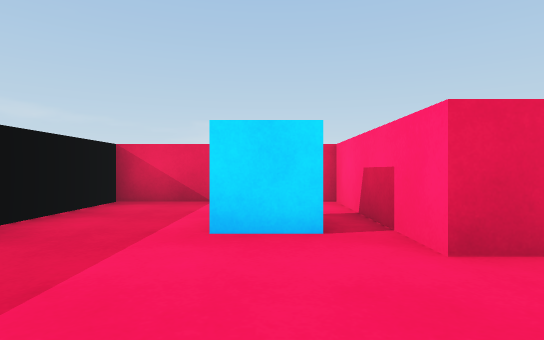
View 1 (above)

21 first-person views from a walk through a scene from a Unity 3-D project. The camera is 0.56 m above the floor, looks level and sees 80° across. The floor is counted in squares, 1 m on a side. Each view is taken from the middle of a square. On the plan, view 1 faces up. The plan holds only what a view shows up to about 9 squares ahead; the rest is blank. The place goes on beyond the plan. The player character is not drawn.

View 2
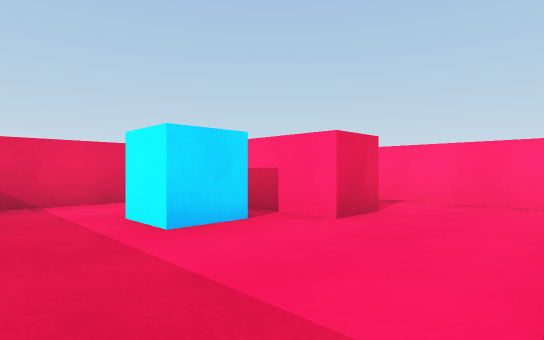

View 3
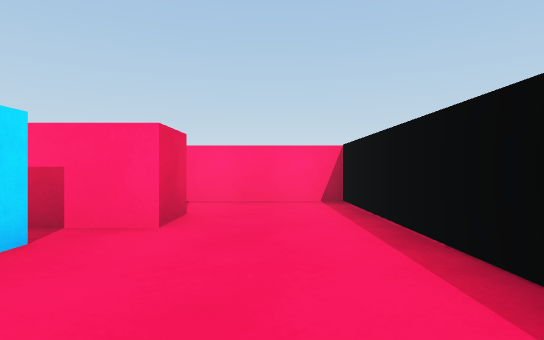

View 4
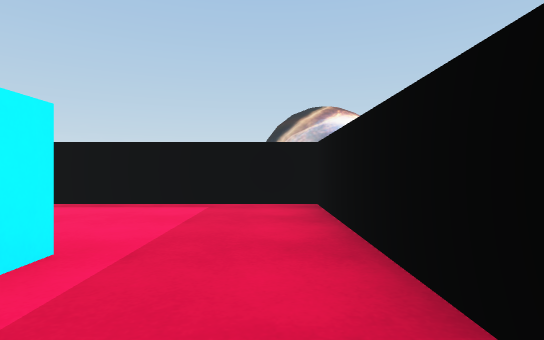

View 5
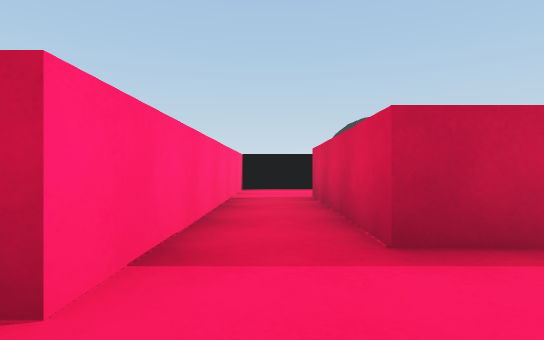

View 6
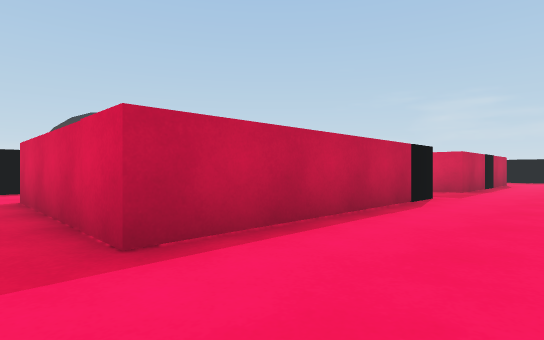

View 7
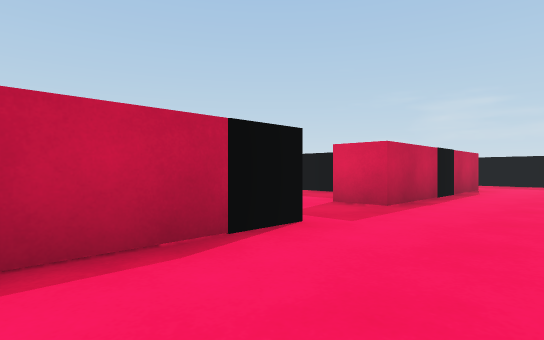

View 8
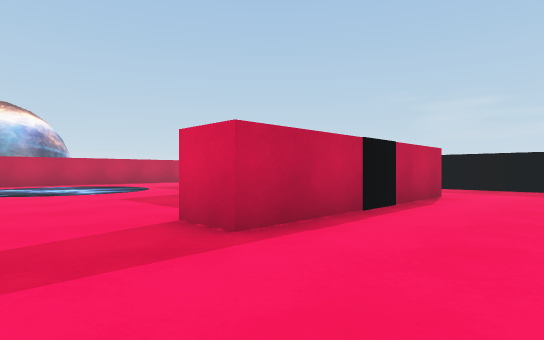

View 9
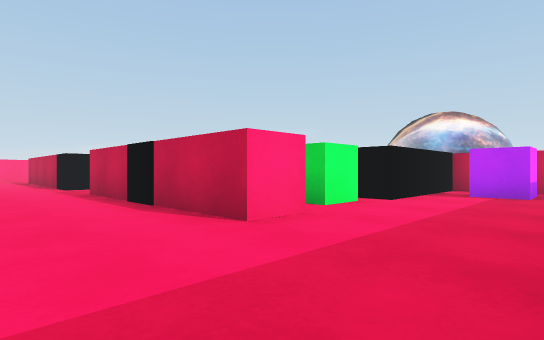

View 10
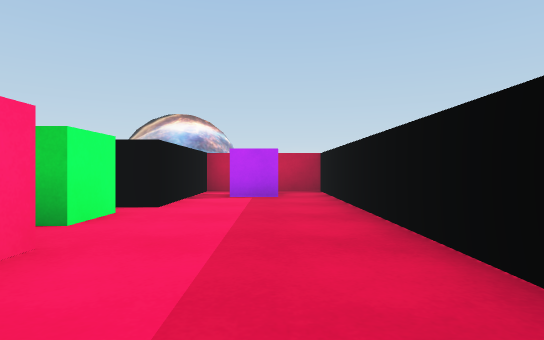

View 11
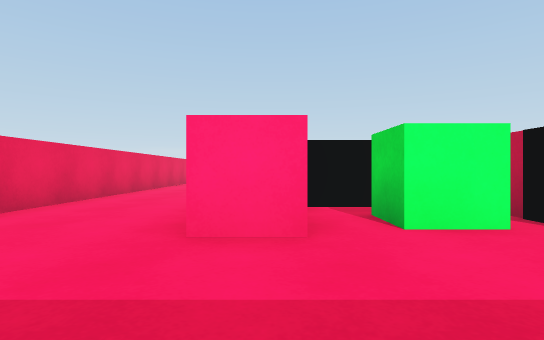

View 12
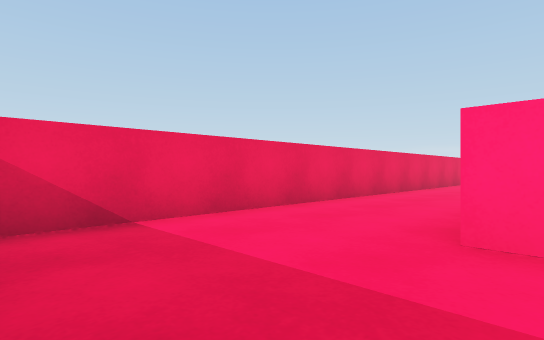

View 13
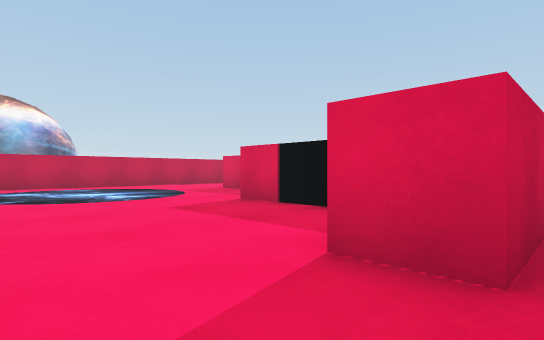

View 14
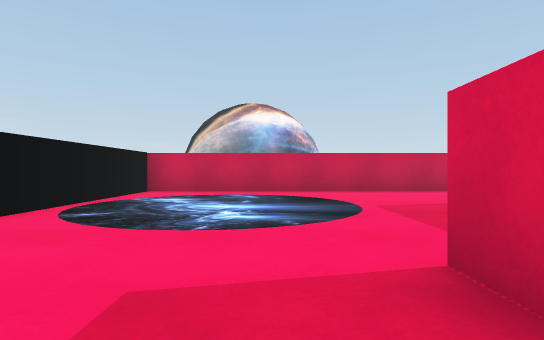

View 15
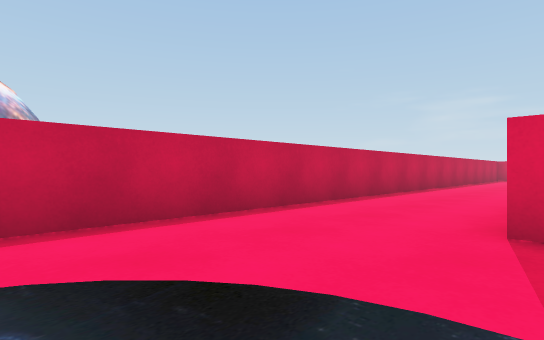

View 16
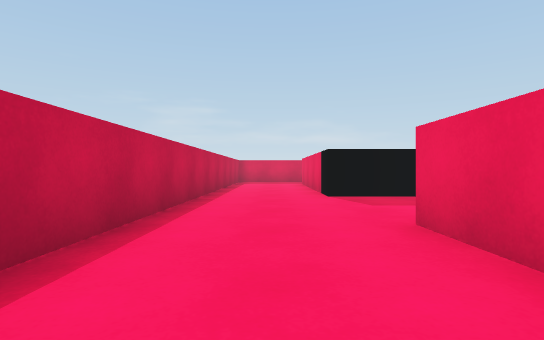

View 17
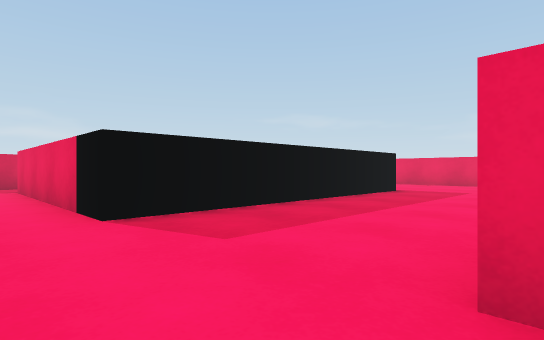

View 18
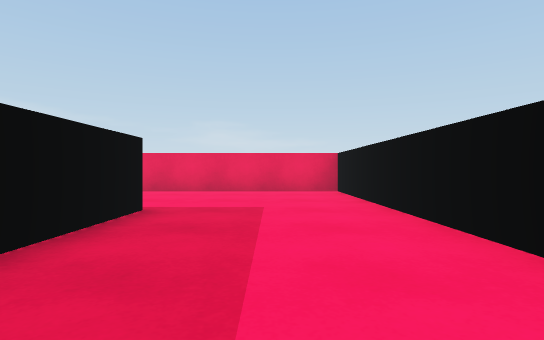

View 19
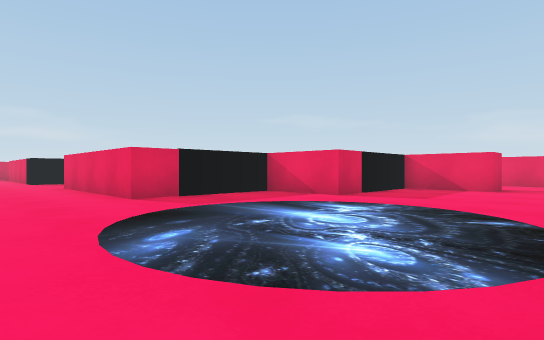

View 20
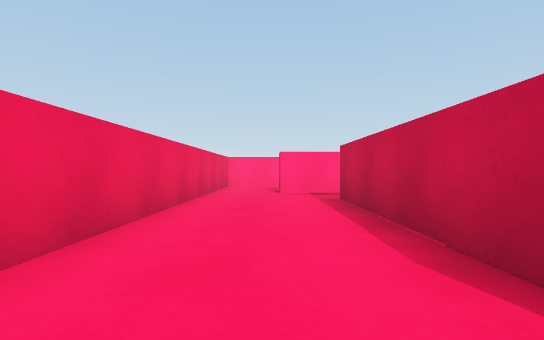

View 21
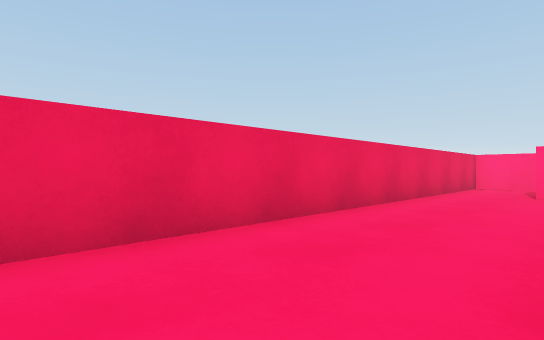

### Floor plan
Points are (right, up) in squares from view 1. A wall is a line through its corners. A room is listed if a view was taken in it or the views show most of it. See-through windows are left out.
Room 1 (views 1, 2, 3, 4)
walls: (2.1, 2.1) (1.1, 2.1) (1.1, 5.7) (-2.7, 5.7) (-2.7, -0.3) (3.8, -0.3) (3.8, 2.4)
ways out: opening at (3, 2) to room 2
objects: blue cube (0, 3) to (0, 4)
Room 2 (views 5, 6, 7, 8, 9, 10, 11, 12, 13, 14, 15, 16, 17, 18, 19, 20, 21)
walls: (-9.1, 4.4) (-9.1, 6.7) (-8, 6.7); (-10.3, 1.2) (-10.3, -1.5) (-15.4, -1.5); (-8.1, 4.8) (-8.1, 3.1); (-15.3, 3) (-15.3, 9.5) (-20.4, 9.5); (-14.3, 8.1) (-14.3, -0.5) (-11.3, -0.5) (-11.3, 3.1) (-10.5, 3.1); (-3.8, 6.7) (2.1, 6.7) (2.1, 2.1); (-18.8, 5.5) (-18.8, -1.8) (-20.5, -1.8); (-20.5, -4.5) (-3.8, -4.5) (-3.8, 0.1); (3.8, 2.4) (3.8, 7.9); (5.5, 9.5) (-13.8, 9.5)
ways out: opening at (3, 2) to room 1
objects: purple cube (-13, 1) to (-12, 1); green cube (-11, 4) to (-10, 5); block (-11, 6) to (-10, 6); block (-10, 2) to (-8, 3); block (-7, 6) to (-6, 6)

Positions as (right, up) in squares from view 1, and headings:
1: (0, 0), facing up
2: (-2, 0), facing up-right
3: (-2, 1), facing right
4: (-2, 5), facing down
5: (3, 9), facing down
6: (3, 9), facing down-left
7: (-1, 9), facing down-left
8: (-4, 9), facing down-left
9: (-14, 9), facing down-right
10: (-13, 8), facing down
11: (-14, 6), facing right
12: (-14, 6), facing up-right
13: (-4, 7), facing down-left
14: (-7, 4), facing down
15: (-7, -1), facing down-left
16: (-12, -3), facing left
17: (-15, -3), facing up-left
18: (-17, 1), facing up
19: (-4, -4), facing up-left
20: (-4, 8), facing right
21: (-4, 7), facing up-right
